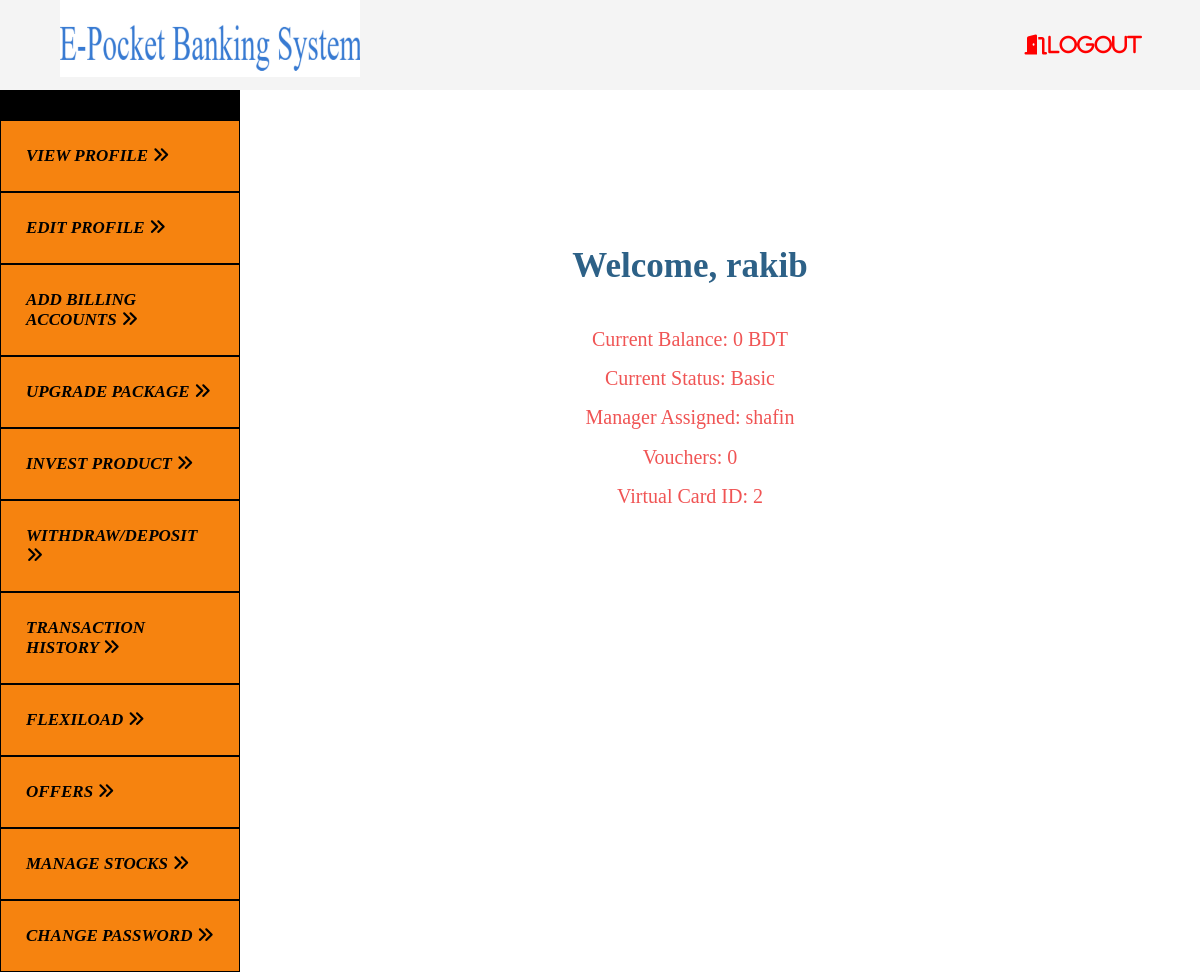
Page /view/client_home.php (signed in) on the committed database.
### tables this page shows
CREATE TABLE `client` (
  `c_id` int(11) NOT NULL,
  `c_name` varchar(50) NOT NULL,
  `c_password` varchar(50) NOT NULL,
  `c_username` varchar(30) NOT NULL,
  `c_email` varchar(50) NOT NULL,
  `c_gender` varchar(10) NOT NULL,
  `c_dob` date NOT NULL,
  `c_credit` double DEFAULT 0,
  `vouchers` int(11) NOT NULL DEFAULT 0,
  `c_package` varchar(20) NOT NULL DEFAULT 'Basic',
  `c_assigned_manager` varchar(30) NOT NULL,
  `is_blocked` varchar(15) NOT NULL DEFAULT 'false',
  `warning` varchar(10) NOT NULL DEFAULT 'false',
  `markBan` varchar(10) NOT NULL DEFAULT 'false'
);

### models/clientService.php (called while the page is built, shortened)
<?php
function getUserInformation($username){
		$conn = getConnection('localhost', 'root', '', 'e_pocket_system');
		$sql = "select * from client where c_username = '$username'";
		$result = mysqli_query($conn, $sql);
		$userInfo =[];
		while($data = mysqli_fetch_assoc($result)){
			array_push($userInfo, $data);
		}
		return $userInfo;
	}
?>

### view/client_home.php (the view, shortened to what this page needs)
<?php
    require_once('../models/clientService.php');
    $userInformation = getUserInformation($_COOKIE['username']);
?>
<!DOCTYPE html>
<html lang="en">
<head>
    <link rel="stylesheet" href="../assets/css/client/navigation.css">
    <link rel="stylesheet" href="../assets/css/client/home.css">
</head>
<body>
    <div class="navbar">
        <div class="nav-logo-section">
            <a href="client_home.php"><img src="../assets/gallery/logo.jpg" alt="Logo" width="300px"></a>
        </div>
        <div class="nav-link-section">
            <ul>
                <li><a href="../php/logout.php"><i class="fas fa-door-open">Logout</i></a></li>
            </ul>
        </div>
    </div>
    <div class="page-navigation">
        <div class="block" style="background-color: black; height: 30px;"></div>
        <a href="view_client_profile.php">View Profile <i class="fas fa-angle-double-right"></i></a>
        <a href="edit_client_profile.php">Edit Profile <i class="fas fa-angle-double-right"></i></a>
        <a href="client_billing_account.php">Add Billing Accounts <i class="fas fa-angle-double-right"></i></a>
        <a href="client_packages.php">Upgrade Package <i class="fas fa-angle-double-right"></i></a>
        <a href="client_products.php">Invest Product <i class="fas fa-angle-double-right"></i></a>
        <a href="client_withdraw_deposit.php">Withdraw/Deposit <i class="fas fa-angle-double-right"></i></a>
        <a href="client_transaction.php">Transaction History <i class="fas fa-angle-double-right"></i></a>
        <a href="client_flexiload.php">Flexiload <i class="fas fa-angle-double-right"></i></a>
        <a href="client_offers.php">Offers <i class="fas fa-angle-double-right"></i></a>
        <a href="client_manage_stock_products.php">Manage Stocks <i class="fas fa-angle-double-right"></i></a>
        <a href="client_change_password.php">Change Password <i class="fas fa-angle-double-right"></i></a>
    </div>
    <div class="page-content">
        <h1>Welcome, <?=$userInformation[0]['c_username']?></h1>
        <p>Current Balance: <?=$userInformation[0]['c_credit']?> BDT</p>
        <p>Current Status: <?=$userInformation[0]['c_package']?></p>
        <p>Manager Assigned: <?=$userInformation[0]['c_assigned_manager']?></p>
        <p>Vouchers: <?=$userInformation[0]['vouchers']?></p>
        <p>Virtual Card ID: <?=$userInformation[0]['c_id']?></p>
    </div>
</body>
</html>

### assets/css/client/navigation.css (style rules this page uses)
* { margin: 0; padding: 0; }
.navbar { overflow: hidden; background-color: #f4f4f4; padding: 0 5%; line-height: 2; }
.nav-logo-section { float: left; width: 40% }
.nav-logo-section img { height: 4.8125rem; float: left; }
.nav-link-section { float: left; width: 60%; padding-left: 47%; box-sizing: border-box; }
.nav-link-section ul { list-style: none; }
.nav-link-section ul li { display: inline-block; padding: 1.5625rem; font-size: 1.25rem; }
.nav-link-section ul li a { text-decoration: none; color: red; font-style: italic; font-size: 20px; text-transform: uppercase; }
.page-navigation { width: 20%; background-color: #f6830f; display: inline-block; }
.page-navigation a { display: block; text-decoration: none; padding: 25px; text-transform: uppercase; font-size: 17px; color: black; border: 1px solid black; font-style: oblique; font-weight: bold; }
.page-content { display: inline-block; position: absolute; margin-top: 5%; margin-left: 15%; width: 45%; }

### assets/css/client/home.css (style rules this page uses)
.page-content h1 { text-align: center; font-size: 35px; color: #2d6187; line-height: 2; margin-bottom: 5%; margin-top: 15%; }
.page-content p { color: #f05454; margin-bottom: 3%; font-size: 20px; text-align: center; }

### rows in the picture
client: c_username "rakib", c_credit "0", c_package "Basic", c_assigned_manager "shafin", vouchers "0", c_id "2"
